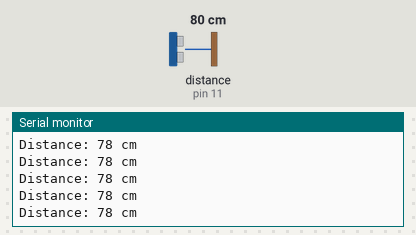
The sketch below on a simulated Arduino Uno, built with avr-gcc and run on an emulated ATmega328P. Shown: the last lines printed to the serial monitor. Wiring (inferred from the names in the program): ultrasonic range finder: trigger pin 10; echo pin 11. The test bench sets the inputs (shaded band); at power-on: distance to the obstacle (sensor on pin 11) 80 cm. The echo pulse lasts 58.3 µs per cm.

Above: at 1.2 s.
1.3 s: distance to the obstacle (sensor on pin 11) set to 2 cm
At 1.38 s:
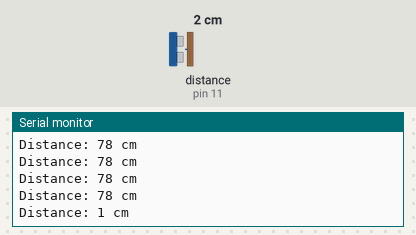
4.3 s: distance to the obstacle (sensor on pin 11) set to 250 cm
At 4.41 s:
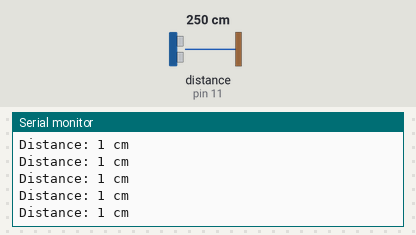
Timing chart, 0 to 7.3 s (numbered marks = the images above; inputs shaded):
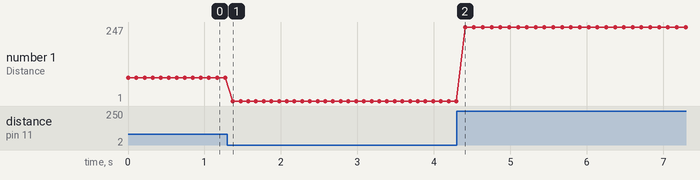

Measured:
- after the input at 1.3 s, the serial monitor: prints a new line after 0.07 s (image 1)
- plotted number 1: 78 → 1 after the input at 1.3 s, 1 → 247 after the input at 4.3 s

The sketch:

02_ultrasonic_sensor_test.ino
```cpp
// Define the pins for the ultrasonic sensor (you can change these if needed)
const int trigPin = 10;
const int echoPin = 11;

// Variables to store the time duration and the calculated distance
long duration;
long distance;

void setup() {
  // Configure the Trig pin as an output
  pinMode(trigPin, OUTPUT);

  // Configure the Echo pin as an input
  pinMode(echoPin, INPUT);

  // Initialize the Serial Monitor at 9600 baud rate
  Serial.begin(9600);
}

void loop() {
  // 1. THE TRIGGER: Clear the Trig pin first to ensure a clean pulse
  digitalWrite(trigPin, LOW);
  delayMicroseconds(2);

  // Send a 10-microsecond HIGH pulse to trigger the sensor
  digitalWrite(trigPin, HIGH);
  delayMicroseconds(10);
  digitalWrite(trigPin, LOW);

  // 2. THE LISTENER: Wait for the echo and get the time in microseconds
  duration = pulseIn(echoPin, HIGH);

  // Calculate the distance in centimeters
  // Formula: Distance = (Time x Speed of Sound) / 2
  // Speed of sound is 0.034 cm/us. We divide by 2 because of the round trip (ping and pong).
  distance = duration * 0.034 / 2;

  // 3. THE SERIAL MONITOR: Print the result to the screen
  Serial.print("Distance: ");
  Serial.print(distance);
  Serial.println(" cm");

  // Wait a short moment before taking the next measurement
  delay(100);
}
```
